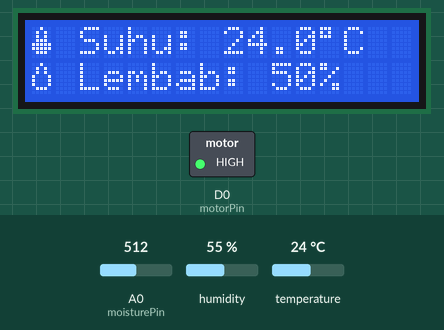
The sketch below on a simulated ESP8266 (NodeMCU). On the bench: 16×2 character LCD, switched loads named in the sketch (green lamp = pin HIGH). The inputs (shaded band) are chosen by the test bench; at power-on: A0 (moisturePin) = 512, temperature 24 °C, humidity 55 %. WiFi joins after 1.5 s; servers stay silent unless stated; what the sketch prints to the serial monitor is not drawn.

Above: at 4.8 s.
4.9 s: A0 (moisturePin) set to 460
At 5.3 s:
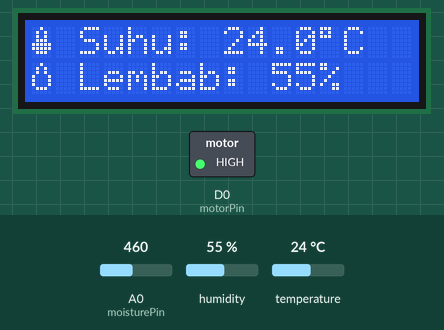
6.4 s: A0 (moisturePin) set to 437
At 7.3 s:
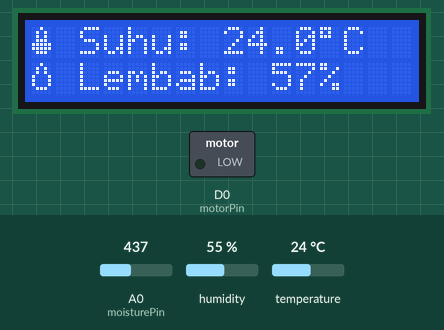
7.9 s: temperature set to 12 °C
At 10.2 s:
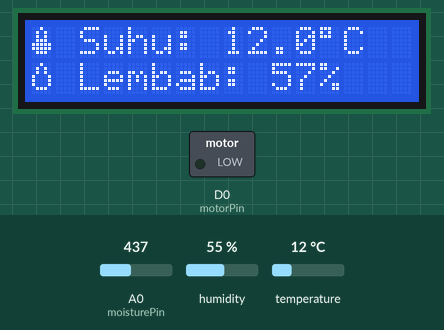
11.2 s: temperature set to 19 °C
At 12.9 s:
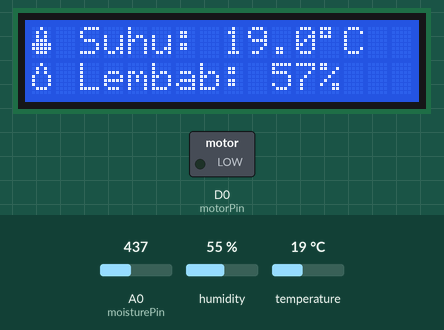
13.2 s: A0 (moisturePin) set to 511
At 13.6 s:
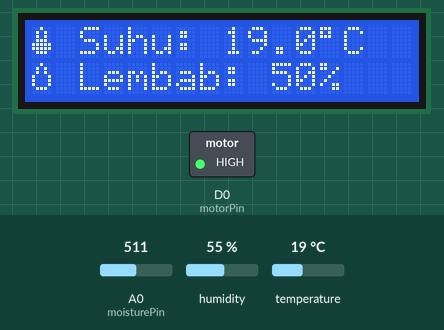
14.7 s: temperature set to 28 °C
At 16.9 s:
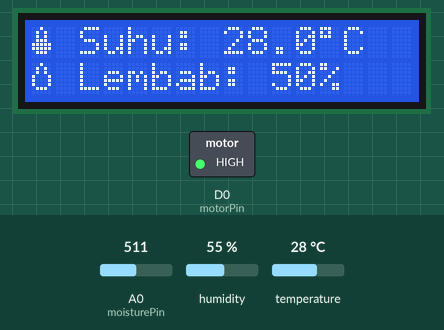
Timing chart, 0 to 18.3 s (numbered marks = the images above; inputs shaded):
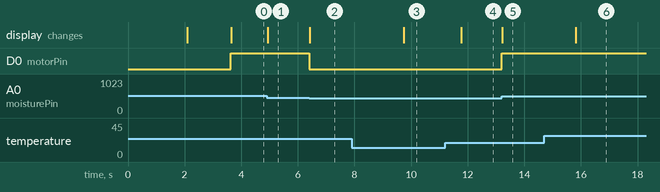

The sketch:

Proj.ino
```cpp
#include <DHT.h>
#include <ESP8266WiFi.h>
#include <Wire.h>
#include <LiquidCrystal_I2C.h>
String apiKey = "EESKYJFS48N3FCD2";     //  API KEY THINKSPEAK
const char* server = "api.thingspeak.com";
const char *ssid =  "ototronic";     // ssid wifi
const char *pass =  "mentaltempe112_"; // wifi password
#define DHTPIN D4          // GPIO Pin where the dht11 is connected
DHT dht(DHTPIN, DHT11);
WiFiClient client;

// Soil Moisture Pin
const int moisturePin = A0;
// Motor pin
const int motorPin = D0;
unsigned long interval = 10000;
unsigned long previousMillis = 0;
unsigned long interval1 = 1000;
unsigned long previousMillis1 = 0;
float moisturePercentage;              //moisture reading
float h;                  // humidity reading
float t;                  //temperature reading

// I2C
LiquidCrystal_I2C lcd(0x27, 16, 2);

// Membuat ikon kelelembaban //
byte suhu[8] =
{
  B00100,
  B01010,
  B01010,
  B01110,
  B11111,
  B11111,
  B01110,
  B00000
};

// Membuat ikon kelelembaban //
byte kelembaban[8] =
{
  B00100,
  B01010,
  B01010,
  B10001,
  B10001,
  B10001,
  B01110,
  B00000
};

void setup()
{
  Serial.begin(115200);
  //Start LCD Screen
  lcd.begin();
  lcd.backlight();
  lcd.createChar(1, kelembaban);
  lcd.createChar(2, suhu);
  lcd.setCursor(0,0);
  dht.begin();
  delay(2000);
  lcd.clear();
  lcd.setCursor(0,0);
  lcd.write(2);
  lcd.print(" Suhu: ");
  lcd.setCursor(0,1);
  lcd.write(1);
  lcd.print(" Lembab: ");
  delay(10);
  pinMode(motorPin, OUTPUT);
  digitalWrite(motorPin, LOW); // keep motor off initally
  dht.begin();
  Serial.println("Connecting to ");
  Serial.println(ssid);
  WiFi.begin(ssid, pass);
  while (WiFi.status() != WL_CONNECTED)
  {
    delay(500);
    Serial.print(".");              // print ... till not connected
  }
  Serial.println("");
  Serial.println("WiFi connected");
}

void loop()
{
  unsigned long currentMillis = millis(); // grab current time

  h = dht.readHumidity();     // read humiduty
  t = dht.readTemperature();     // read temperature

  if (isnan(h) || isnan(t))
  {
    Serial.println("Failed to read from DHT sensor!");
    return;
  }

  moisturePercentage = ( 100.00 - ( (analogRead(moisturePin) / 1023.00) * 100.00 ) );

  if ((unsigned long)(currentMillis - previousMillis1) >= interval1) {
    Serial.print("Soil Moisture is  = ");
    Serial.print(moisturePercentage);
    Serial.println("%");
    previousMillis1 = millis();
  }

if (moisturePercentage < 50) {
  digitalWrite(motorPin, HIGH);         // tun on motor
}
if (moisturePercentage > 50 && moisturePercentage < 55) {
  digitalWrite(motorPin, HIGH);        //turn on motor pump
}
if (moisturePercentage > 56) {
  digitalWrite(motorPin, LOW);          // turn off mottor
}


  lcd.setCursor(8,0);
  lcd.print(t,1);
  lcd.print((char)223);
  lcd.print("C     ");
  lcd.setCursor(10,1);
  lcd.print(moisturePercentage, 0);
  lcd.print("%     ");

if ((unsigned long)(currentMillis - previousMillis) >= interval) {

  sendThingspeak();           //send data to thing speak
  previousMillis = millis();
  client.stop();
}

}

void sendThingspeak() {
  if (client.connect(server, 80))
  {
    String postStr = apiKey;              // add api key in the postStr string
    postStr += "&field1=";
    postStr += String(moisturePercentage);    // add mositure readin
    postStr += "&field2=";
    postStr += String(t);                 // add tempr readin
    postStr += "&field3=";
    postStr += String(h);                  // add humidity readin
    postStr += "\r\n\r\n";

    client.print("POST /update HTTP/1.1\n");
    client.print("Host: api.thingspeak.com\n");
    client.print("Connection: close\n");
    client.print("X-THINGSPEAKAPIKEY: " + apiKey + "\n");
    client.print("Content-Type: application/x-www-form-urlencoded\n");
    client.print("Content-Length: ");
    client.print(postStr.length());           //send lenght of the string
    client.print("\n\n");
    client.print(postStr);                      // send complete string
    Serial.print("Moisture Percentage: ");
    Serial.print(moisturePercentage);
    Serial.print("%. Temperature: ");
    Serial.print(t);
    Serial.print(" C, Humidity: ");
    Serial.print(h);
    Serial.println("%. Sent to Thingspeak.");
  }
}
```

Measured:
- the behaviour switches between 451 and 450 on A0 (moisturePin) (found by bisection; images 1 and 2)
- after the input at 4.9 s, the display: changes at once (image 1)
- after the input at 6.4 s, D0 (motorPin): HIGH → LOW at once; the display: changes at once (image 2)
- after the input at 7.9 s, the display: changes after 1.8 s (image 3)
- after the input at 11.2 s, the display: changes after 0.57 s (image 4)
- after the input at 13.2 s, D0 (motorPin): LOW → HIGH at once; the display: changes at once (image 5)
- after the input at 14.7 s, the display: changes after 1.1 s (image 6)
